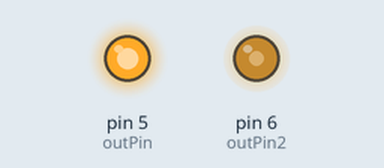
A sketch run on a simulated Arduino Uno, built with avr-gcc and run on an emulated ATmega328P. Shown: output pins drawn as LEDs (lit = HIGH).

Above: at 0.1 s.
Timing chart, 0 to 1.6 s (numbered marks = the images above):
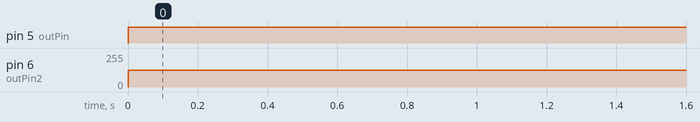

Measured:
- by itself, pin 5 (outPin): LOW → HIGH at 0.00 s
- by itself, pin 6 (outPin2): 0/255 → 127/255 at 0.00 s

The sketch:

writeVoltage.ino
```cpp
int outPin = 5;
int outPin2 = 6;

void setup() {
  // put your setup code here, to run once:
pinMode(outPin,OUTPUT);
pinMode(outPin2,OUTPUT);
}

void loop() {

  analogWrite(outPin,255);
  analogWrite(outPin2,255/2);
}
```
